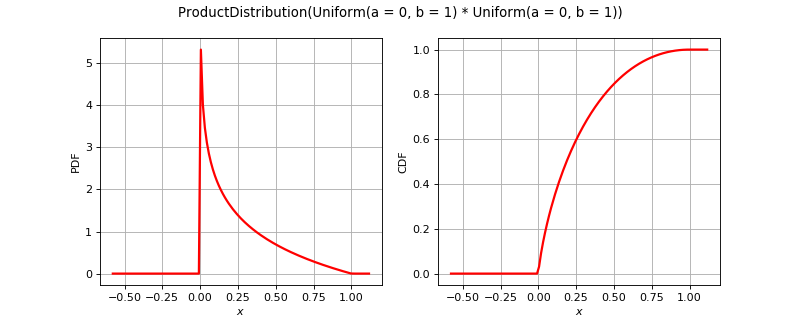

Python code for this plot:
import openturns as ot
from matplotlib import pyplot as plt
from openturns.viewer import View
if (ot.ProductDistribution().__class__.__name__=='ComposedDistribution'):
    correlation = ot.CorrelationMatrix(2)
    correlation[1, 0] = 0.25
    aCopula = ot.NormalCopula(correlation)
    marginals = [ot.Normal(1.0, 2.0), ot.Normal(2.0, 3.0)]
    distribution = ot.ComposedDistribution(marginals, aCopula)
elif (ot.ProductDistribution().__class__.__name__=='CumulativeDistributionNetwork'):
    distribution = ot.CumulativeDistributionNetwork([ot.Normal(2),ot.Dirichlet([0.5, 1.0, 1.5])], ot.BipartiteGraph([[0,1], [0,1]]))
elif (ot.ProductDistribution().__class__.__name__=='Histogram'):
    distribution = ot.Histogram([-1.0, 0.5, 1.0, 2.0], [0.45, 0.4, 0.15])
else:
    distribution = ot.ProductDistribution()
dimension = distribution.getDimension()
if dimension <= 2:
    if distribution.getDimension() == 1:
        distribution.setDescription(['$x$'])
        pdf_graph = distribution.drawPDF()
        cdf_graph = distribution.drawCDF()
        fig = plt.figure(figsize=(10, 4))
        plt.suptitle(str(distribution))
        pdf_axis = fig.add_subplot(121)
        cdf_axis = fig.add_subplot(122)
        View(pdf_graph, figure=fig, axes=[pdf_axis], add_legend=False)
        View(cdf_graph, figure=fig, axes=[cdf_axis], add_legend=False)
    else:
        distribution.setDescription(['$x_1$', '$x_2$'])
        pdf_graph = distribution.drawPDF()
        fig = plt.figure(figsize=(10, 5))
        plt.suptitle(str(distribution))
        pdf_axis = fig.add_subplot(111)
        View(pdf_graph, figure=fig, axes=[pdf_axis], add_legend=False)
